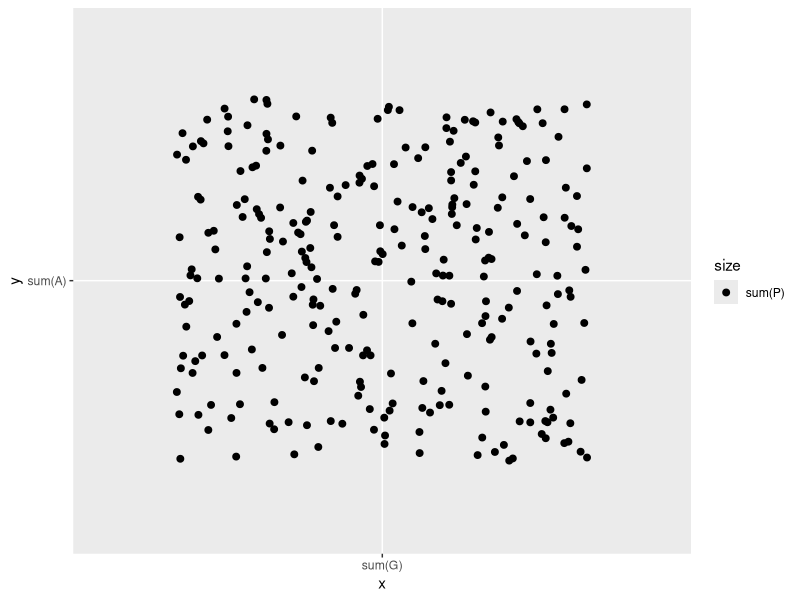
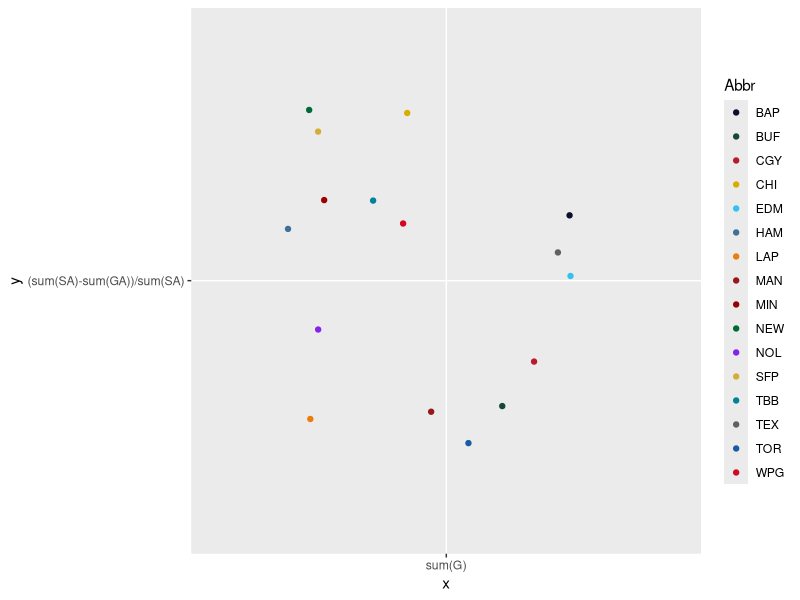

These figures' R source, in order:
#############
#Last X Seasons


library(tidyverse)
library(ggplot2)
library(dplyr)
library(readr)



FHM_Career <- read_delim("player_skater_career_stats_rs.csv", 
                        ";", escape_double = FALSE, trim_ws = TRUE)
View(FHM_Career)


FHM_Career_G <- read_delim("player_goalie_career_stats_rs.csv", 
                         ";", escape_double = FALSE, trim_ws = TRUE)
View(FHM_Career_G)

player_master <- read_delim("player_master.csv", 
                            ";", escape_double = FALSE, col_types = cols(Birthcity = col_skip(), 
                                                                         Birthstate = col_skip(), `Date Of Birth` = col_skip(), 
                                                                         `First Name` = col_skip(), FranchiseId = col_skip(), 
                                                                         Height = col_skip(), Nationality_One = col_skip(), 
                                                                         Nationality_Three = col_skip(), Nationality_Two = col_skip(), 
                                                                         `Nick Name` = col_skip(), Retired = col_skip(), 
                                                                         TeamId = col_skip(), Weight = col_skip()), 
                            trim_ws = TRUE)

##Read in the team_Data.csv
team_data <- read_delim("team_data.csv",
                        ";", escape_double = FALSE, col_types = cols(`Conference Id` = col_skip(),
                                                                     `Parent Team 1` = col_skip(), `Parent Team 2` = col_skip(),
                                                                     `Parent Team 3` = col_skip(), `Parent Team 4` = col_skip(),
                                                                     `Parent Team 5` = col_skip(), `Parent Team 6` = col_skip(),
                                                                     `Parent Team 7` = col_skip(), `Parent Team 8` = col_skip(),
                                                                     `Primary Color` = col_skip(), `Secondary Color` = col_skip(),

                                                                     `Text Color` = col_skip(), `LeagueId` = col_skip(), `Name` = col_skip(), `Nickname` = col_skip(), `Division Id` = col_skip()), trim_ws = TRUE)




names(FHM_Career)[names(FHM_Career) == "PP G"] <- "PPG"
names(FHM_Career)[names(FHM_Career) == "PP A"] <- "PPA"
names(FHM_Career)[names(FHM_Career) == "SH G"] <- "SHG"
names(FHM_Career)[names(FHM_Career) == "SH A"] <- "SHA"
names(FHM_Career)[names(FHM_Career) == "FO W"] <- "FOW"
names(FHM_Career)[names(FHM_Career) == "Fights Won"] <- "FightsWon"
names(FHM_Career)[names(FHM_Career) == "Team Id"] <- "TeamId"

FHM_Career <- merge(FHM_Career, player_master, by="PlayerId")
FHM_Career <- merge(FHM_Career, team_data, by="TeamId")

names(FHM_Career)[names(FHM_Career) == "Last Name"] <- "Name"

#################################################################
#Adding Points, PPP, SHP into the dataframe

FHM_Career$P <- FHM_Career$G + FHM_Career$A
FHM_Career$PPP <- FHM_Career$PPG + FHM_Career$PPA
FHM_Career$SHP <- FHM_Career$SHG + FHM_Career$SHA

FHM_Org <- select(FHM_Career, "PlayerId", "Name", "Abbr" ,everything())

Scoring <- FHM_Org %>%
  group_by(Name) %>%
  summarize(sum(GP),sum(G), sum(A),sum(P), sum(PPG), sum(PPA), sum(PPG), sum(SHG), sum(SHA), sum(SHP), sum(SOG), sum(GWG), sum(sum(G)/sum(SOG)))

Defensive <- FHM_Org %>%
  group_by(Name) %>%
  summarize(sum(GP), sum(SB), sum(HIT), sum(GvA), sum(TkA), sum(FightsWon), sum(FO), sum(FOW) )

typeof(Scoring$`sum(G)`)

ggplot(data=Scoring, aes(x='sum(G)', y='sum(A)')) +geom_jitter(aes(size='sum(P)'))



###########################################################################
#Adding goalie stats
names(FHM_Career_G)[names(FHM_Career_G) == "Team Id"] <- "TeamId"
names(FHM_Career_G)[names(FHM_Career_G) == "League Id"] <- "LeagueId"
names(FHM_Career_G)[names(FHM_Career_G) == "T/OL"] <- "OTL"

FHM_Career_G <- merge(FHM_Career_G, player_master, by="PlayerId")
FHM_Career_G <- merge(FHM_Career_G, team_data, by="TeamId")

#####################################
#team stats

Team_Stats <- FHM_Org %>%
  group_by(Abbr) %>%
  summarize(sum(GP),sum(G), sum(A),sum(P), sum(PPG), sum(PPA), sum(PPG), sum(SHG), sum(SHA), sum(SHP), sum(SOG), sum(GWG), sum(sum(G)/sum(SOG)))

Team_Stats_G <- FHM_Career_G %>%
  group_by(Abbr) %>%
  summarize(sum(Min), sum(W), sum(L), sum(OTL), sum(ENG), sum(SO), sum(GA), sum(SA), sum(GR), (sum(SA) - sum(GA) ) / sum(SA))

Team_Stats_Tot <- merge(Team_Stats_G, Team_Stats, by="Abbr")

#+ scale_fill_manual(values=c("#08102c", "#164833", "#b91a2e", "#d9ad00", "#33c2ef", "#3e7098", "#eb7d0b", "#97181b", "#990000", "#006a36", "#8623ea", "#d4af37", "#00839a", "#616161", 
#"#195aa5", "#d10923"))


ggplot(data=Team_Stats_Tot, aes(x='sum(G)', y='(sum(SA)-sum(GA))/sum(SA)', fill=Abbr,color=Abbr)) +geom_jitter(aes())+ scale_color_manual(values=c("#08102c", "#164833", "#b91a2e", "#d9ad00", "#33c2ef", "#3e7098", "#eb7d0b", "#97181b", "#990000",
                                                                                                                                                   "#006a36", "#8623ea", "#d4af37", "#00839a", "#616161", "#195aa5", "#d10923"))
